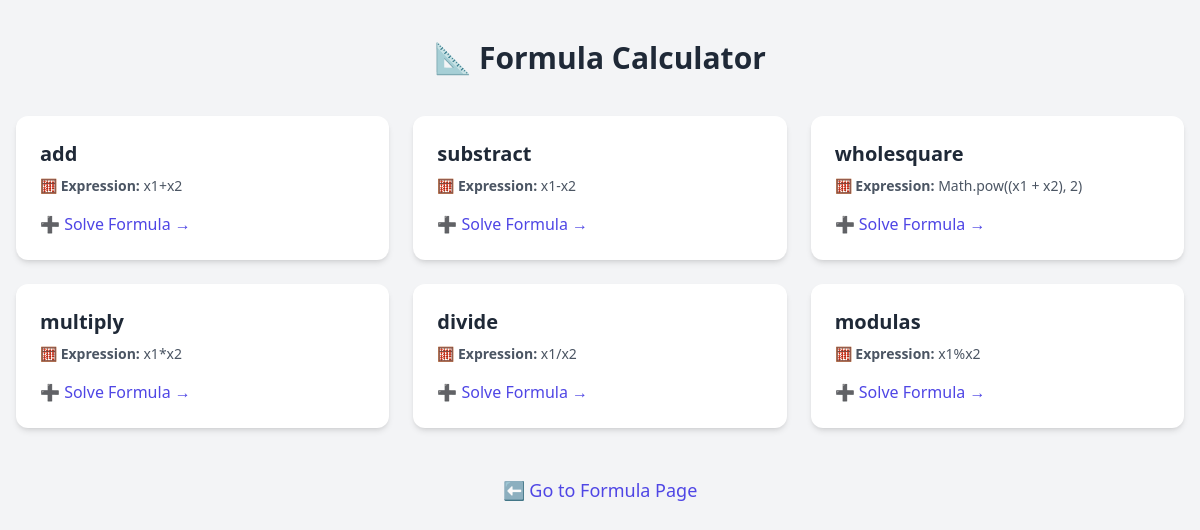
The app's page /, older data.
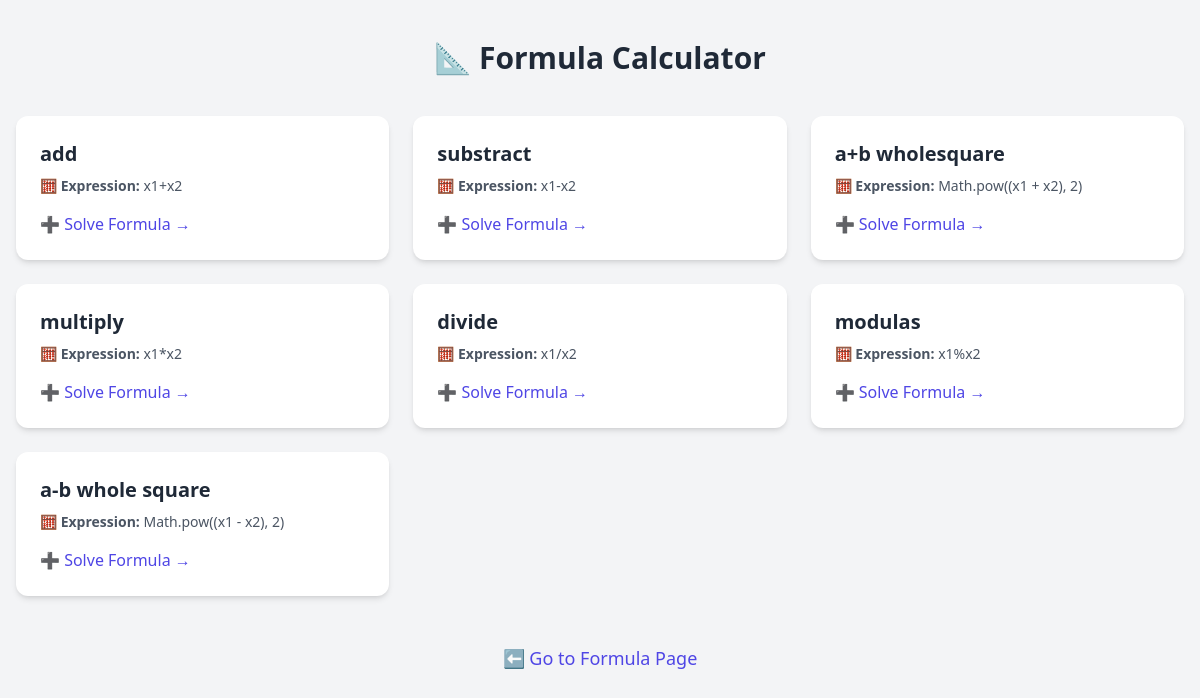
The same page, newer data.
### app/models.py (models this page shows, shortened)
class Formula(models.Model):
    name = models.CharField(max_length=100)
    expression = models.TextField(help_text="Write formula like a + b * c - d / e")
    variables = models.JSONField(help_text='List of variables like ["a", "b", "c", "d", "e"]')

### dyamiccalculater/views.py (the view)
# urls.py: 2. Add a URL to urlpatterns:  path('', views.home, name='home')
def home(request):
    fromulas = Formula.objects.all()
    return render(request, 'home.html', {'formulas': fromulas})

### templates/home.html (shortened to what this page needs)
<!DOCTYPE html>
<html lang="en">
<head>
  <script src="https://cdn.tailwindcss.com"></script>
</head>
<body class="bg-gray-100 min-h-screen px-4 py-10">
  <div class="max-w-7xl mx-auto">
    <h1 class="text-3xl font-bold text-center text-gray-800 mb-10">📐 Formula Calculator</h1>
    {% if formulas %}
      <div class="grid grid-cols-1 sm:grid-cols-2 lg:grid-cols-3 gap-6">
        {% for var in formulas %}
          <div class="bg-white shadow-md rounded-xl p-6 hover:shadow-lg transition">
            <h2 class="text-xl font-semibold text-gray-800">{{ var.name }}</h2>
            <p class="text-sm text-gray-600 mt-2">🧮 <strong>Expression:</strong> {{ var.expression }}</p>
            <a href="{% url 'solve_formula' var.id %}" class="mt-4 inline-block text-indigo-600 hover:text-indigo-800 font-medium">
              ➕ Solve Formula →
            </a>
          </div>
        {% endfor %}
      </div>
    {% else %}
      <p class="text-center text-gray-500 mt-10">No formulas found.</p>
    {% endif %}
    <div class="mt-12 text-center">
      <a href="{% url 'home' %}" class="text-indigo-600 hover:underline font-medium text-lg">⬅ Go to Formula Page</a>
    </div>
  </div>
</body>
</html>

Row changes from the older to the newer data that the page shows:
changed Formula "Math.pow((x1 + x2), 2)": name "wholesquare" → "a+b wholesquare"
added Formula: name "a-b whole square", expression "Math.pow((x1 - x2), 2)"
